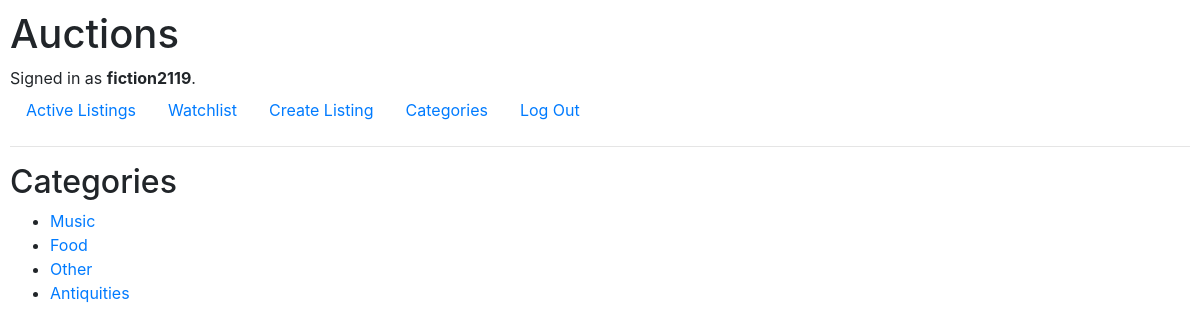
The page /categories (signed in) on the database its author committed.
### auctions/models.py (models this page shows)
class User(AbstractUser):
    pass

class Category(models.Model):
    category = models.CharField(max_length=56)
    def __str__(self):
        return f"{self.category}"

### auctions/views.py (the view)
# urls.py: path("categories", views.categories, name="categories"),
def categories(request):
    return render(request, "auctions/categories.html", {
        "categories": Category.objects.all(),
    })

### auctions/templates/auctions/categories.html
{% extends "auctions/layout.html" %}
{% block body %}
    <h2>Categories</h2>
    <ul>
        {% for category in categories %}
            <li> <a href="{% url 'auctions:category' category.id%}">{{category}}
            </a></li>
        {% endfor %}
    </ul>
{% endblock %}

### auctions/templates/auctions/layout.html (shortened to what this page needs)
{% load static %}
<!DOCTYPE html>
<html lang="en">
    <head>
        <link rel="stylesheet" href="https://stackpath.bootstrapcdn.com/bootstrap/4.4.1/css/bootstrap.min.css">
        <link href="{% static 'auctions/styles.css' %}" rel="stylesheet">
    </head>
    <body>
        <h1>Auctions</h1>
        <div>
            {% if user.is_authenticated %}
                Signed in as <strong>{{ user.username }}</strong>.
            {% else %}
                Not signed in.
            {% endif %}
        </div>
        <ul class="nav">
            <li class="nav-item">
                <a class="nav-link" href="{% url 'auctions:index' %}">Active Listings</a>
            </li>
            {% if user.is_authenticated %}
                <li class="nav-item">
                    <a class="nav-link" href="{% url 'auctions:watchlist' %}">Watchlist</a>
                </li>
                <li class="nav-item">
                    <a class="nav-link" href="{% url 'auctions:create' %}">Create Listing</a>
                </li>
                <li class="nav-item">
                    <a class="nav-link" href="{% url 'auctions:categories' %}">Categories</a>
                </li>
                <li class="nav-item">
                    <a class="nav-link" href="{% url 'auctions:logout' %}">Log Out</a>
                </li>
            {% endif %}
        </ul>
        <hr>
        {% block body %}
        {% endblock %}
    </body>
</html>

### auctions/static/auctions/styles.css (style rules this page uses)
body { padding: 10px; }

### rows shown on the page
User: username "fiction2119"
Category: category "Music"
Category: category "Food"
Category: category "Other"
Category: category "Antiquities"
